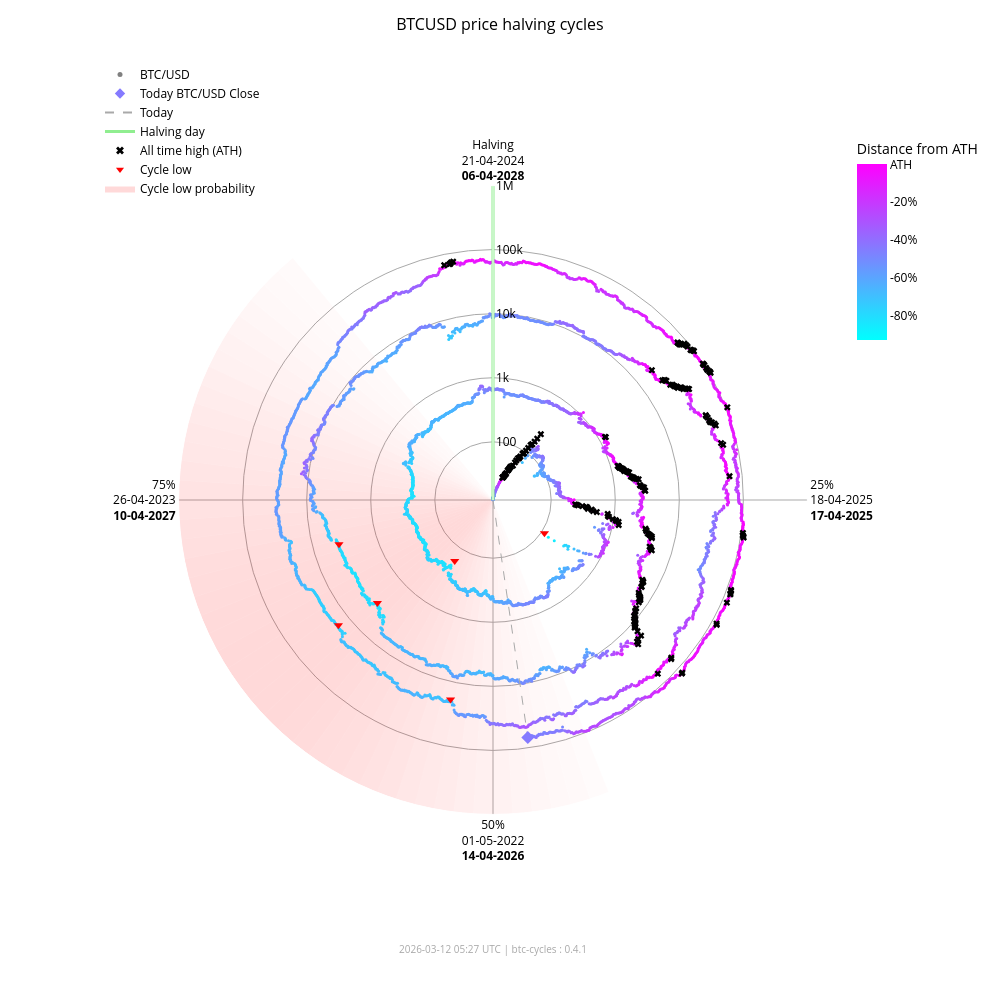

Write notebook code for a chart like this one.
### Markdown cell above
### Interactive chart (plotly)

### Code cell
fig_interactive = btc.plot(
    kind="interactive",
    from_date="2012-11-28",
)
# plotly config for interactivity
config = {"scrollZoom": True, "displayModeBar": True}
# display in notebook
fig_interactive.show(config=config)

### Figure 1 — Plotly figure (JSON) as saved in the notebook; plotly's stock layout.template omitted (floating-point values rounded to 4 significant figures; data arrays with more than 128 entries replaced by an {"elided": "..."} marker saying what was removed)
{"data": [{"fill": "toself", "fillcolor": "rgba(255,0,0,0.017168280509461755)", "hoverinfo": "skip", "line": {"width": 0}, "mode": "lines", "r": [12.35, 1000000, 1000000, 12.35, 12.35], "showlegend": false, "theta": [158.4, 158.4, 162.0, 162.0, 158.4], "type": "scatterpolar"}, {"fill": "toself", "fillcolor": "rgba(255,0,0,0.022114794501891175)", "hoverinfo": "skip", "line": {"width": 0}, "mode": "lines", "r": [12.35, 1000000, 1000000, 12.35, 12.35], "showlegend": false, "theta": [162.0, 162.0, 165.6, 165.6, 162.0], "type": "scatterpolar"}, {"fill": "toself", "fillcolor": "rgba(255,0,0,0.02790404259511669)", "hoverinfo": "skip", "line": {"width": 0}, "mode": "lines", "r": [12.35, 1000000, 1000000, 12.35, 12.35], "showlegend": false, "theta": [165.6, 165.6, 169.2, 169.2, 165.6], "type": "scatterpolar"}, {"fill": "toself", "fillcolor": "rgba(255,0,0,0.034518294852420334)", "hoverinfo": "skip", "line": {"width": 0}, "mode": "lines", "r": [12.35, 1000000, 1000000, 12.35, 12.35], "showlegend": false, "theta": [169.2, 169.2, 172.8, 172.8, 169.2], "type": "scatterpolar"}, {"fill": "toself", "fillcolor": "rgba(255,0,0,0.041901979682821514)", "hoverinfo": "skip", "line": {"width": 0}, "mode": "lines", "r": [12.35, 1000000, 1000000, 12.35, 12.35], "showlegend": false, "theta": [172.8, 172.8, 176.4, 176.4, 172.8], "type": "scatterpolar"}, {"fill": "toself", "fillcolor": "rgba(255,0,0,0.04996405861294358)", "hoverinfo": "skip", "line": {"width": 0}, "mode": "lines", "r": [12.35, 1000000, 1000000, 12.35, 12.35], "showlegend": false, "theta": [176.4, 176.4, 180.0, 180.0, 176.4], "type": "scatterpolar"}, {"fill": "toself", "fillcolor": "rgba(255,0,0,0.05858349692240514)", "hoverinfo": "skip", "line": {"width": 0}, "mode": "lines", "r": [12.35, 1000000, 1000000, 12.35, 12.35], "showlegend": false, "theta": [180.0, 180.0, 183.6, 183.6, 180.0], "type": "scatterpolar"}, {"fill": "toself", "fillcolor": "rgba(255,0,0,0.06761662035375064)", "hoverinfo": "skip", "line": {"width": 0}, "mode": "lines", "r": [12.35, 1000000, 1000000, 12.35, 12.35], "showlegend": false, "theta": [183.6, 183.6, 187.2, 187.2, 183.6], "type": "scatterpolar"}, {"fill": "toself", "fillcolor": "rgba(255,0,0,0.07690481219944661)", "hoverinfo": "skip", "line": {"width": 0}, "mode": "lines", "r": [12.35, 1000000, 1000000, 12.35, 12.35], "showlegend": false, "theta": [187.2, 187.2, 190.8, 190.8, 187.2], "type": "scatterpolar"}, {"fill": "toself", "fillcolor": "rgba(255,0,0,0.08628112000611096)", "hoverinfo": "skip", "line": {"width": 0}, "mode": "lines", "r": [12.35, 1000000, 1000000, 12.35, 12.35], "showlegend": false, "theta": [190.8, 190.8, 194.4, 194.4, 190.8], "type": "scatterpolar"}, {"fill": "toself", "fillcolor": "rgba(255,0,0,0.09557490841018089)", "hoverinfo": "skip", "line": {"width": 0}, "mode": "lines", "r": [12.35, 1000000, 1000000, 12.35, 12.35], "showlegend": false, "theta": [194.4, 194.4, 198.0, 198.0, 194.4], "type": "scatterpolar"}, {"fill": "toself", "fillcolor": "rgba(255,0,0,0.10461455782963762)", "hoverinfo": "skip", "line": {"width": 0}, "mode": "lines", "r": [12.35, 1000000, 1000000, 12.35, 12.35], "showlegend": false, "theta": [198.0, 198.0, 201.6, 201.6, 198.0], "type": "scatterpolar"}, {"fill": "toself", "fillcolor": "rgba(255,0,0,0.11322908719652829)", "hoverinfo": "skip", "line": {"width": 0}, "mode": "lines", "r": [12.35, 1000000, 1000000, 12.35, 12.35], "showlegend": false, "theta": [201.6, 201.6, 205.2, 205.2, 201.6], "type": "scatterpolar"}, {"fill": "toself", "fillcolor": "rgba(255,0,0,0.12125015337052986)", "hoverinfo": "skip", "line": {"width": 0}, "mode": "lines", "r": [12.35, 1000000, 1000000, 12.35, 12.35], "showlegend": false, "theta": [205.2, 205.2, 208.8, 208.8, 205.2], "type": "scatterpolar"}, {"fill": "toself", "fillcolor": "rgba(255,0,0,0.12851590515331976)", "hoverinfo": "skip", "line": {"width": 0}, "mode": "lines", "r": [12.35, 1000000, 1000000, 12.35, 12.35], "showlegend": false, "theta": [208.8, 208.8, 212.4, 212.4, 208.8], "type": "scatterpolar"}, {"fill": "toself", "fillcolor": "rgba(255,0,0,0.13487757461161184)", "hoverinfo": "skip", "line": {"width": 0}, "mode": "lines", "r": [12.35, 1000000, 1000000, 12.35, 12.35], "showlegend": false, "theta": [212.4, 212.4, 216.0, 216.0, 212.4], "type": "scatterpolar"}, {"fill": "toself", "fillcolor": "rgba(255,0,0,0.14020862181849592)", "hoverinfo": "skip", "line": {"width": 0}, "mode": "lines", "r": [12.35, 1000000, 1000000, 12.35, 12.35], "showlegend": false, "theta": [216.0, 216.0, 219.6, 219.6, 216.0], "type": "scatterpolar"}, {"fill": "toself", "fillcolor": "rgba(255,0,0,0.14441504950654527)", "hoverinfo": "skip", "line": {"width": 0}, "mode": "lines", "r": [12.35, 1000000, 1000000, 12.35, 12.35], "showlegend": false, "theta": [219.6, 219.6, 223.2, 223.2, 219.6], "type": "scatterpolar"}, {"fill": "toself", "fillcolor": "rgba(255,0,0,0.14744459351271713)", "hoverinfo": "skip", "line": {"width": 0}, "mode": "lines", "r": [12.35, 1000000, 1000000, 12.35, 12.35], "showlegend": false, "theta": [223.2, 223.2, 226.8, 226.8, 223.2], "type": "scatterpolar"}, {"fill": "toself", "fillcolor": "rgba(255,0,0,0.14929223192296423)", "hoverinfo": "skip", "line": {"width": 0}, "mode": "lines", "r": [12.35, 1000000, 1000000, 12.35, 12.35], "showlegend": false, "theta": [226.8, 226.8, 230.4, 230.4, 226.8], "type": "scatterpolar"}, {"fill": "toself", "fillcolor": "rgba(255,0,0,0.15)", "hoverinfo": "skip", "line": {"width": 0}, "mode": "lines", "r": [12.35, 1000000, 1000000, 12.35, 12.35], "showlegend": false, "theta": [230.4, 230.4, 234.0, 234.0, 230.4], "type": "scatterpolar"}, {"fill": "toself", "fillcolor": "rgba(255,0,0,0.14965033825231114)", "hoverinfo": "skip", "line": {"width": 0}, "mode": "lines", "r": [12.35, 1000000, 1000000, 12.35, 12.35], "showlegend": false, "theta": [234.0, 234.0, 237.6, 237.6, 234.0], "type": "scatterpolar"}, {"fill": "toself", "fillcolor": "rgba(255,0,0,0.14835378057909807)", "hoverinfo": "skip", "line": {"width": 0}, "mode": "lines", "r": [12.35, 1000000, 1000000, 12.35, 12.35], "showlegend": false, "theta": [237.6, 237.6, 241.2, 241.2, 237.6], "type": "scatterpolar"}, {"fill": "toself", "fillcolor": "rgba(255,0,0,0.14623322283554635)", "hoverinfo": "skip", "line": {"width": 0}, "mode": "lines", "r": [12.35, 1000000, 1000000, 12.35, 12.35], "showlegend": false, "theta": [241.2, 241.2, 244.8, 244.8, 241.2], "type": "scatterpolar"}, {"fill": "toself", "fillcolor": "rgba(255,0,0,0.1434078538226231)", "hoverinfo": "skip", "line": {"width": 0}, "mode": "lines", "r": [12.35, 1000000, 1000000, 12.35, 12.35], "showlegend": false, "theta": [244.8, 244.8, 248.4, 248.4, 244.8], "type": "scatterpolar"}, {"fill": "toself", "fillcolor": "rgba(255,0,0,0.13997983179373427)", "hoverinfo": "skip", "line": {"width": 0}, "mode": "lines", "r": [12.35, 1000000, 1000000, 12.35, 12.35], "showlegend": false, "theta": [248.4, 248.4, 252.0, 252.0, 248.4], "type": "scatterpolar"}, {"fill": "toself", "fillcolor": "rgba(255,0,0,0.13602598258454268)", "hoverinfo": "skip", "line": {"width": 0}, "mode": "lines", "r": [12.35, 1000000, 1000000, 12.35, 12.35], "showlegend": false, "theta": [252.0, 252.0, 255.6, 255.6, 252.0], "type": "scatterpolar"}, {"fill": "toself", "fillcolor": "rgba(255,0,0,0.13159547355344953)", "hoverinfo": "skip", "line": {"width": 0}, "mode": "lines", "r": [12.35, 1000000, 1000000, 12.35, 12.35], "showlegend": false, "theta": [255.6, 255.6, 259.2, 259.2, 255.6], "type": "scatterpolar"}, {"fill": "toself", "fillcolor": "rgba(255,0,0,0.12671301775492697)", "hoverinfo": "skip", "line": {"width": 0}, "mode": "lines", "r": [12.35, 1000000, 1000000, 12.35, 12.35], "showlegend": false, "theta": [259.2, 259.2, 262.8, 262.8, 259.2], "type": "scatterpolar"}, {"fill": "toself", "fillcolor": "rgba(255,0,0,0.12138610149219965)", "hoverinfo": "skip", "line": {"width": 0}, "mode": "lines", "r": [12.35, 1000000, 1000000, 12.35, 12.35], "showlegend": false, "theta": [262.8, 262.8, 266.4, 266.4, 262.8], "type": "scatterpolar"}, {"fill": "toself", "fillcolor": "rgba(255,0,0,0.1156142551644921)", "hoverinfo": "skip", "line": {"width": 0}, "mode": "lines", "r": [12.35, 1000000, 1000000, 12.35, 12.35], "showlegend": false, "theta": [266.4, 266.4, 270.0, 270.0, 266.4], "type": "scatterpolar"}, {"fill": "toself", "fillcolor": "rgba(255,0,0,0.10939851441251548)", "hoverinfo": "skip", "line": {"width": 0}, "mode": "lines", "r": [12.35, 1000000, 1000000, 12.35, 12.35], "showlegend": false, "theta": [270.0, 270.0, 273.6, 273.6, 270.0], "type": "scatterpolar"}, {"fill": "toself", "fillcolor": "rgba(255,0,0,0.10274974912946185)", "hoverinfo": "skip", "line": {"width": 0}, "mode": "lines", "r": [12.35, 1000000, 1000000, 12.35, 12.35], "showlegend": false, "theta": [273.6, 273.6, 277.2, 277.2, 273.6], "type": "scatterpolar"}, {"fill": "toself", "fillcolor": "rgba(255,0,0,0.09569517349791425)", "hoverinfo": "skip", "line": {"width": 0}, "mode": "lines", "r": [12.35, 1000000, 1000000, 12.35, 12.35], "showlegend": false, "theta": [277.2, 277.2, 280.8, 280.8, 277.2], "type": "scatterpolar"}, {"fill": "toself", "fillcolor": "rgba(255,0,0,0.08828282625646727)", "hoverinfo": "skip", "line": {"width": 0}, "mode": "lines", "r": [12.35, 1000000, 1000000, 12.35, 12.35], "showlegend": false, "theta": [280.8, 280.8, 284.4, 284.4, 280.8], "type": "scatterpolar"}, {"fill": "toself", "fillcolor": "rgba(255,0,0,0.08058400018765345)", "hoverinfo": "skip", "line": {"width": 0}, "mode": "lines", "r": [12.35, 1000000, 1000000, 12.35, 12.35], "showlegend": false, "theta": [284.4, 284.4, 288.0, 288.0, 284.4], "type": "scatterpolar"}, {"fill": "toself", "fillcolor": "rgba(255,0,0,0.07269354608292704)", "hoverinfo": "skip", "line": {"width": 0}, "mode": "lines", "r": [12.35, 1000000, 1000000, 12.35, 12.35], "showlegend": false, "theta": [288.0, 288.0, 291.6, 291.6, 288.0], "type": "scatterpolar"}, {"fill": "toself", "fillcolor": "rgba(255,0,0,0.06472784449068783)", "hoverinfo": "skip", "line": {"width": 0}, "mode": "lines", "r": [12.35, 1000000, 1000000, 12.35, 12.35], "showlegend": false, "theta": [291.6, 291.6, 295.2, 295.2, 291.6], "type": "scatterpolar"}, {"fill": "toself", "fillcolor": "rgba(255,0,0,0.05682021976743955)", "hoverinfo": "skip", "line": {"width": 0}, "mode": "lines", "r": [12.35, 1000000, 1000000, 12.35, 12.35], "showlegend": false, "theta": [295.2, 295.2, 298.8, 298.8, 295.2], "type": "scatterpolar"}, {"fill": "toself", "fillcolor": "rgba(255,0,0,0.04911378436707333)", "hoverinfo": "skip", "line": {"width": 0}, "mode": "lines", "r": [12.35, 1000000, 1000000, 12.35, 12.35], "showlegend": false, "theta": [298.8, 298.8, 302.4, 302.4, 298.8], "type": "scatterpolar"}, {"fill": "toself", "fillcolor": "rgba(255,0,0,0.04175213714896469)", "hoverinfo": "skip", "line": {"width": 0}, "mode": "lines", "r": [12.35, 1000000, 1000000, 12.35, 12.35], "showlegend": false, "theta": [302.4, 302.4, 306.0, 306.0, 302.4], "type": "scatterpolar"}, {"fill": "toself", "fillcolor": "rgba(255,0,0,0.034868865657538876)", "hoverinfo": "skip", "line": {"width": 0}, "mode": "lines", "r": [12.35, 1000000, 1000000, 12.35, 12.35], "showlegend": false, "theta": [306.0, 306.0, 309.6, 309.6, 306.0], "type": "scatterpolar"}, {"fill": "toself", "fillcolor": "rgba(255,0,0,0.02857722515334582)", "hoverinfo": "skip", "line": {"width": 0}, "mode": "lines", "r": [12.35, 1000000, 1000000, 12.35, 12.35], "showlegend": false, "theta": [309.6, 309.6, 313.2, 313.2, 309.6], "type": "scatterpolar"}, {"fill": "toself", "fillcolor": "rgba(255,0,0,0.022961515313555197)", "hoverinfo": "skip", "line": {"width": 0}, "mode": "lines", "r": [12.35, 1000000, 1000000, 12.35, 12.35], "showlegend": false, "theta": [313.2, 313.2, 316.8, 316.8, 313.2], "type": "scatterpolar"}, {"fill": "toself", "fillcolor": "rgba(255,0,0,0.01807146942917362)", "hoverinfo": "skip", "line": {"width": 0}, "mode": "lines", "r": [12.35, 1000000, 1000000, 12.35, 12.35], "showlegend": false, "theta": [316.8, 316.8, 320.4, 320.4, 316.8], "type": "scatterpolar"}, {"hoverinfo": "text", "marker": {"color": {"elided": "4853 str values"}, "size": 3}, "mode": "markers", "r": {"elided": "4853 float values"}, "showlegend": false, "text": {"elided": "4853 str values"}, "theta": {"elided": "4853 float values"}, "type": "scatterpolar"}, {"hoverinfo": "skip", "line": {"color": "lightgreen", "width": 3}, "mode": "lines", "r": [12.35, 1000000], "showlegend": false, "theta": [0, 0], "type": "scatterpolar"}, {"hoverinfo": "skip", "line": {"color": "darkgrey", "dash": "dash", "width": 1}, "mode": "lines", "r": [12.35, 69240.0], "showlegend": false, "theta": [171.7, 171.7], "type": "scatterpolar"}, {"hoverinfo": "text", "marker": {"color": "#857aff", "size": 10, "symbol": "diamond"}, "mode": "markers", "r": [69240.0], "showlegend": false, "text": ["Today<br>Date: 2026-03-12<br>Price: $69,240.02"], "theta": [171.7], "type": "scatterpolar"}, {"hoverinfo": "text", "marker": {"color": "black", "size": 6, "symbol": "x"}, "mode": "markers", "r": {"elided": "195 float values"}, "showlegend": false, "text": {"elided": "195 str values"}, "theta": {"elided": "195 float values"}, "type": "scatterpolar"}, {"hoverinfo": "text", "marker": {"color": "red", "size": 8, "symbol": "triangle-down"}, "mode": "markers", "r": [111.6, 164.9, 3233.0, 3925.0, 18950.0, 15760.0], "showlegend": false, "text": ["Cycle Low<br>Date: 2014-02-21<br>Price: $111.56<br>ATH distance: -91.0%", "Cycle Low<br>Date: 2015-01-14<br>Price: $164.92<br>ATH distance: -86.7%", "Cycle Low<br>Date: 2018-12-15<br>Price: $3,232.51<br>ATH distance: -83.3%", "Cycle Low<br>Date: 2019-03-25<br>Price: $3,924.55<br>ATH distance: -79.7%", "Cycle Low<br>Date: 2022-06-18<br>Price: $18,954.25<br>ATH distance: -71.9%", "Cycle Low<br>Date: 2022-11-21<br>Price: $15,760.19<br>ATH distance: -76.7%"], "theta": [122.8, 212.1, 228.3, 254.0, 192.0, 231.0], "type": "scatterpolar"}, {"marker": {"color": "grey", "size": 5}, "mode": "markers", "name": "BTC/USD", "r": [null], "theta": [null], "type": "scatterpolar"}, {"marker": {"color": "#857aff", "size": 8, "symbol": "diamond"}, "mode": "markers", "name": "Today BTC/USD Close", "r": [null], "theta": [null], "type": "scatterpolar"}, {"line": {"color": "darkgrey", "dash": "dash"}, "mode": "lines", "name": "Today", "r": [null], "theta": [null], "type": "scatterpolar"}, {"line": {"color": "lightgreen", "width": 3}, "mode": "lines", "name": "Halving day", "r": [null], "theta": [null], "type": "scatterpolar"}, {"marker": {"color": "black", "size": 7, "symbol": "x"}, "mode": "markers", "name": "All time high (ATH)", "r": [null], "theta": [null], "type": "scatterpolar"}, {"marker": {"color": "red", "size": 7, "symbol": "triangle-down"}, "mode": "markers", "name": "Cycle low", "r": [null], "theta": [null], "type": "scatterpolar"}, {"fill": "toself", "fillcolor": "rgba(255,0,0,0.15)", "line": {"width": 0}, "mode": "lines", "name": "Cycle low probability", "r": [null], "theta": [null], "type": "scatterpolar"}, {"hoverinfo": "skip", "marker": {"cmax": 0, "cmin": -0.9307, "color": [0], "colorbar": {"len": 0.25, "ticktext": ["ATH", "-20%", "-40%", "-60%", "-80%", "-100%"], "tickvals": [0, -0.2, -0.4, -0.6, -0.8, -1.0], "title": {"text": "Distance from ATH"}, "x": 0.95, "y": 0.92, "yanchor": "top"}, "colorscale": {"elided": "256x2 mixed values"}, "showscale": true, "size": 0}, "mode": "markers", "r": [null], "showlegend": false, "theta": [null], "type": "scatterpolar"}], "layout": {"annotations": [{"font": {"color": "darkgrey", "size": 10}, "showarrow": false, "text": "2026-03-12 05:27 UTC | btc-cycles : 0.4.1", "x": 0.5, "xref": "paper", "y": -0.02, "yref": "paper"}], "font": {"color": "black"}, "height": 1000, "legend": {"bgcolor": "rgba(0,0,0,0)", "font": {"color": "black"}, "x": 0.0, "y": 1.0}, "margin": {"b": 60, "l": 100, "r": 80, "t": 60}, "paper_bgcolor": "white", "plot_bgcolor": "white", "polar": {"angularaxis": {"color": "black", "direction": "clockwise", "gridcolor": "darkgrey", "rotation": 90, "ticktext": ["Halving<br>21-04-2024<br><b>06-04-2028</b>", "25%<br>18-04-2025<br><b>17-04-2025</b>", "50%<br>01-05-2022<br><b>14-04-2026</b>", "75%<br>26-04-2023<br><b>10-04-2027</b>"], "tickvals": [0, 90, 180, 270]}, "bgcolor": "white", "domain": {"x": [0.1, 0.9], "y": [0.05, 0.95]}, "radialaxis": {"angle": 90, "color": "black", "gridcolor": "darkgrey", "range": [1.092, 6.0], "tickangle": 90, "ticktext": ["100", "1k", "10k", "100k", "1M"], "tickvals": [100, 1000, 10000, 100000, 1000000], "type": "log"}}, "title": {"font": {"color": "black", "size": 16}, "text": "BTCUSD price halving cycles", "x": 0.5}, "width": 1000}}
